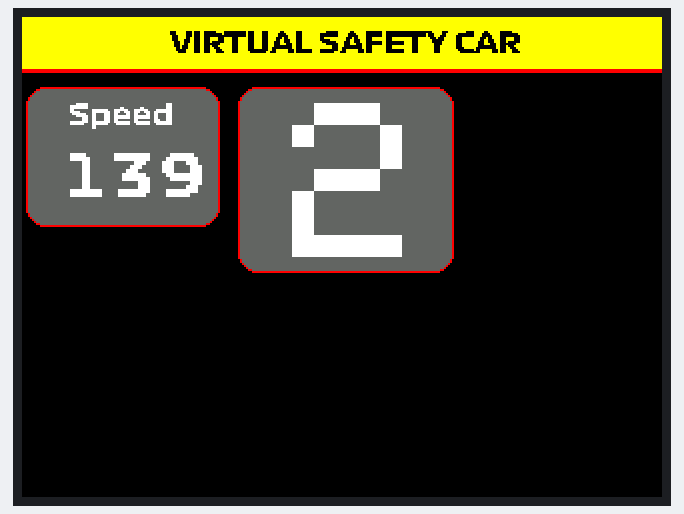
The sketch below on a simulated Arduino Uno, built with avr-gcc and run on an emulated ATmega328P. On the bench: 320×240 colour display. What the sketch prints to the serial monitor is not drawn.

Above: at 0.37 s.
At 9.2 s:
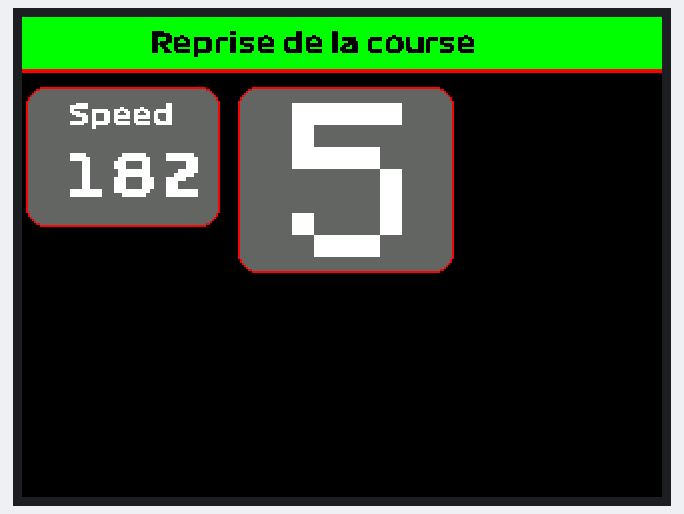
At 13.72 s:
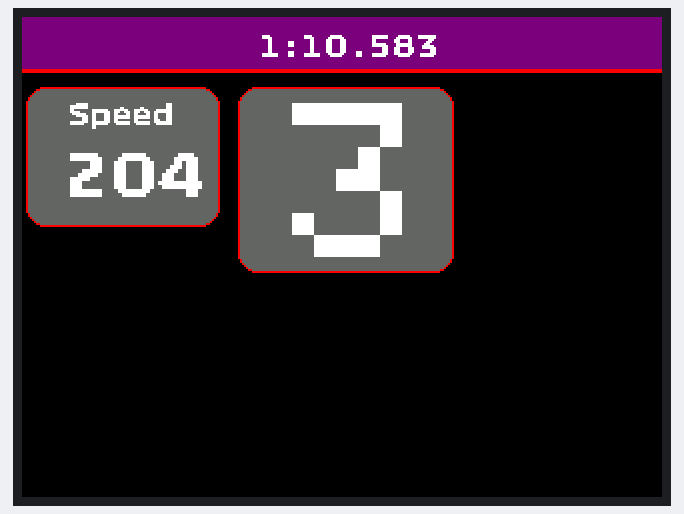
At 18.24 s:
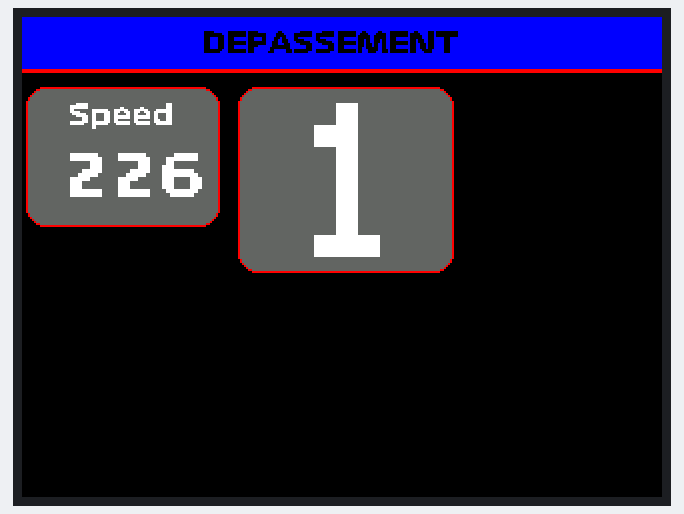
At 27.07 s:
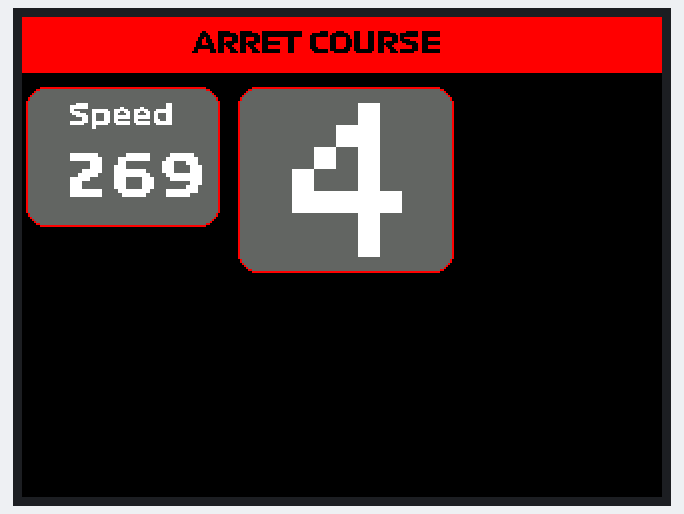
At 36.1 s:
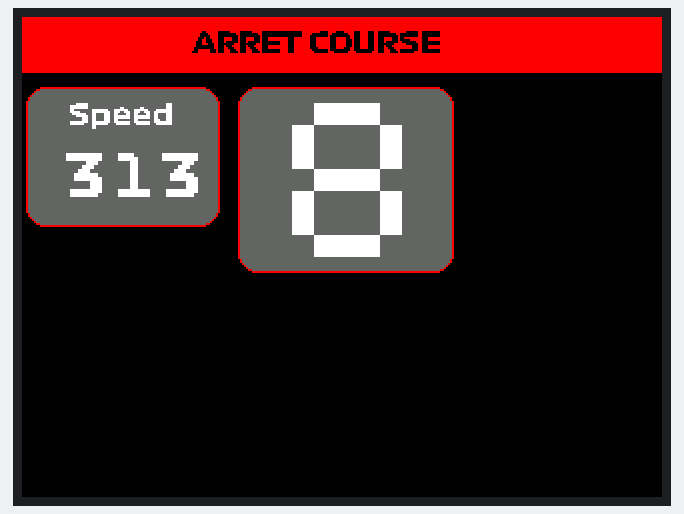

The sketch:

Volant_Nano_V2.ino
```cpp
#include <Adafruit_ILI9341.h>
#include <Adafruit_GFX.h>
#include "Formula1_Display_Bold_allege7pt7b.h"


#define TFT_CS    8      // TFT CS  pin is connected to arduino pin 8
#define TFT_RST   9      // TFT RST pin is connected to arduino pin 9
#define TFT_DC    10     // TFT DC  pin is connected to arduino pin 10


void afficherTempsTours(float chrono, bool normal = true);


Adafruit_ILI9341 tft = Adafruit_ILI9341(TFT_CS, TFT_DC, TFT_RST);
int mode = 2;
long int time = millis();
bool already = true;


int vitesse = 139;
int gear = 2;
float tempsTourEnCours = 45.524;
int lastVitesse = vitesse;
int lastGear = gear;
String lastChrono = "0.00.000";


void setup() {
  Serial.begin(9600);
  tft.begin();
  tft.setRotation(1);
  affichage_init();
  Serial.println("o");


}

uint16_t fond = tft.color565(102, 102, 102);
uint16_t contour = tft.color565(255, 0, 0);


void loop() {
  // Lecture du bouton pour changer de mode
  Serial.println("f");


  afficherGear(gear);
  afficherVitesse(vitesse);

  if (vitesse == 320){
    vitesse = 0;
  }
  if (gear == 8){
    gear = 0;
  }
  gear = gear +1;
  vitesse = vitesse +1;

  tempsTourEnCours = tempsTourEnCours + 0.754;


  if (mode == 0){
    afficherTempsTours(tempsTourEnCours);
  }
  if(!already && mode == 1){
    afficherBandeau("SAFETY CAR EN PISTE", ILI9341_YELLOW, ILI9341_BLACK, 72);
    already = true;
  }
  if(already && mode == 2){
    afficherBandeau("VIRTUAL SAFETY CAR", ILI9341_YELLOW, ILI9341_BLACK, 74);
    already = false;
  }
  if (!already && mode == 3){
    afficherBandeau("Reprise de la course", ILI9341_GREEN, ILI9341_BLACK, 64);
    already = true;
  }
  if(already && mode == 4){
    afficherBandeau("", ILI9341_PURPLE, ILI9341_BLACK, 118);
    afficherTempsTours(70.584, false);
    already = false;
  }
  if (!already && mode == 5){
    afficherBandeau("DEPASSEMENT", ILI9341_BLUE, ILI9341_BLACK, 90);
    already = true;
  }
  if (already && mode == 6){
    afficherBandeau("ARRET COURSE", ILI9341_RED, ILI9341_BLACK, 85);
    already = false;
  }
  if (!already && mode == 7){
    mode++;
    already = true;
  }
  if (already && mode == 0){
    already = false;
    affichage_init();
  }


  if (millis() - time > 5000){
    mode++;
    time = millis();
    if (mode == 8){
      mode = 0;
    }
    Serial.println(mode);
  }

  delay(200);


}


void affichage_init(){
  tft.fillScreen(ILI9341_BLACK); // Nettoie l’écran pour le nouveau mode
  // Bloc Gear
  tft.fillRoundRect(108, 35, 108, 93, 10, fond); // fond centré, taille large
  tft.drawRoundRect(108, 35, 108, 93, 10, contour);
  // Bloc Speed
  tft.fillRoundRect(2, 35, 97, 70, 10, fond); // fond centré, taille large
  tft.drawRoundRect(2, 35, 97, 70, 10, contour);
  tft.setCursor(23, 47); // à gauche
  tft.setFont(&Formula1_Display_Bold_allege7pt7b);
  tft.setTextSize(1.5);
  tft.setTextColor(ILI9341_WHITE);
  tft.println("Speed");
  tft.fillRect(0,26,320,2, contour);


}

void afficherGear(int gear) {
  tft.setFont();
  tft.setTextColor(fond);
  tft.setTextSize(11); // très gros
  // Centrage vertical en deux lignes (approximatif selon police)
  tft.setCursor(135, 43);  // ligne du haut
  tft.print(lastGear);
  lastGear = gear;

  tft.setTextColor(ILI9341_WHITE);

  tft.setCursor(135, 43);  // ligne du haut
  tft.print(gear);
}


void afficherVitesse(int vitesse) {
  tft.setFont(&Formula1_Display_Bold_allege7pt7b);
  tft.setTextSize(2);
  tft.setCursor(20, 88); // à gauche
  tft.setTextColor(fond);
  tft.print(lastVitesse);
  lastVitesse = vitesse;
  tft.setCursor(20, 88);
  tft.setTextSize(2);
  tft.setTextColor(ILI9341_WHITE);
  tft.print(vitesse);
}


void afficherTempsTours(float chrono, bool normal = true) {
  // Normal est utile pour "le meilleur tour"
  // Traitement du chrono
  int minutes = 0;
    while (chrono >= 60.0) {
    minutes++;
    chrono -= 60.0;
  }

  // Maintenant reste contient les secondes avec centièmes
  int secondes = (int)chrono;
  int milliemes = (int)((chrono - secondes) * 1000);

  String milStr = String(milliemes);
  while (milStr.length() < 3) {
    milStr = "0" + milStr;
  }

  String temps = String(minutes) + ":"+ ((secondes < 10) ? "0" + String(secondes) : String(secondes)) + "." + milStr;

  tft.setFont(&Formula1_Display_Bold_allege7pt7b);
  tft.setTextSize(1.8);
  if (normal) {
    tft.setTextColor(ILI9341_BLACK);
    tft.setCursor(118, 19);
    tft.print(lastChrono);
  }
  tft.setCursor(118, 19);
  tft.setTextColor(ILI9341_WHITE);
  tft.print(temps);
  lastChrono = temps;
}


void afficherBandeau(String texte, uint16_t couleurFond, uint16_t couleurTexte, int pos) {
  tft.fillRect(0, 0, 320, 26, couleurFond);
  tft.setCursor(pos, 17);
  tft.setFont(&Formula1_Display_Bold_allege7pt7b);
  tft.setTextColor(couleurTexte);
  tft.setTextSize(1);
  tft.print(texte);
}
```

Source omitted: _allege7pt7b.h (data table, 11192 bytes)
